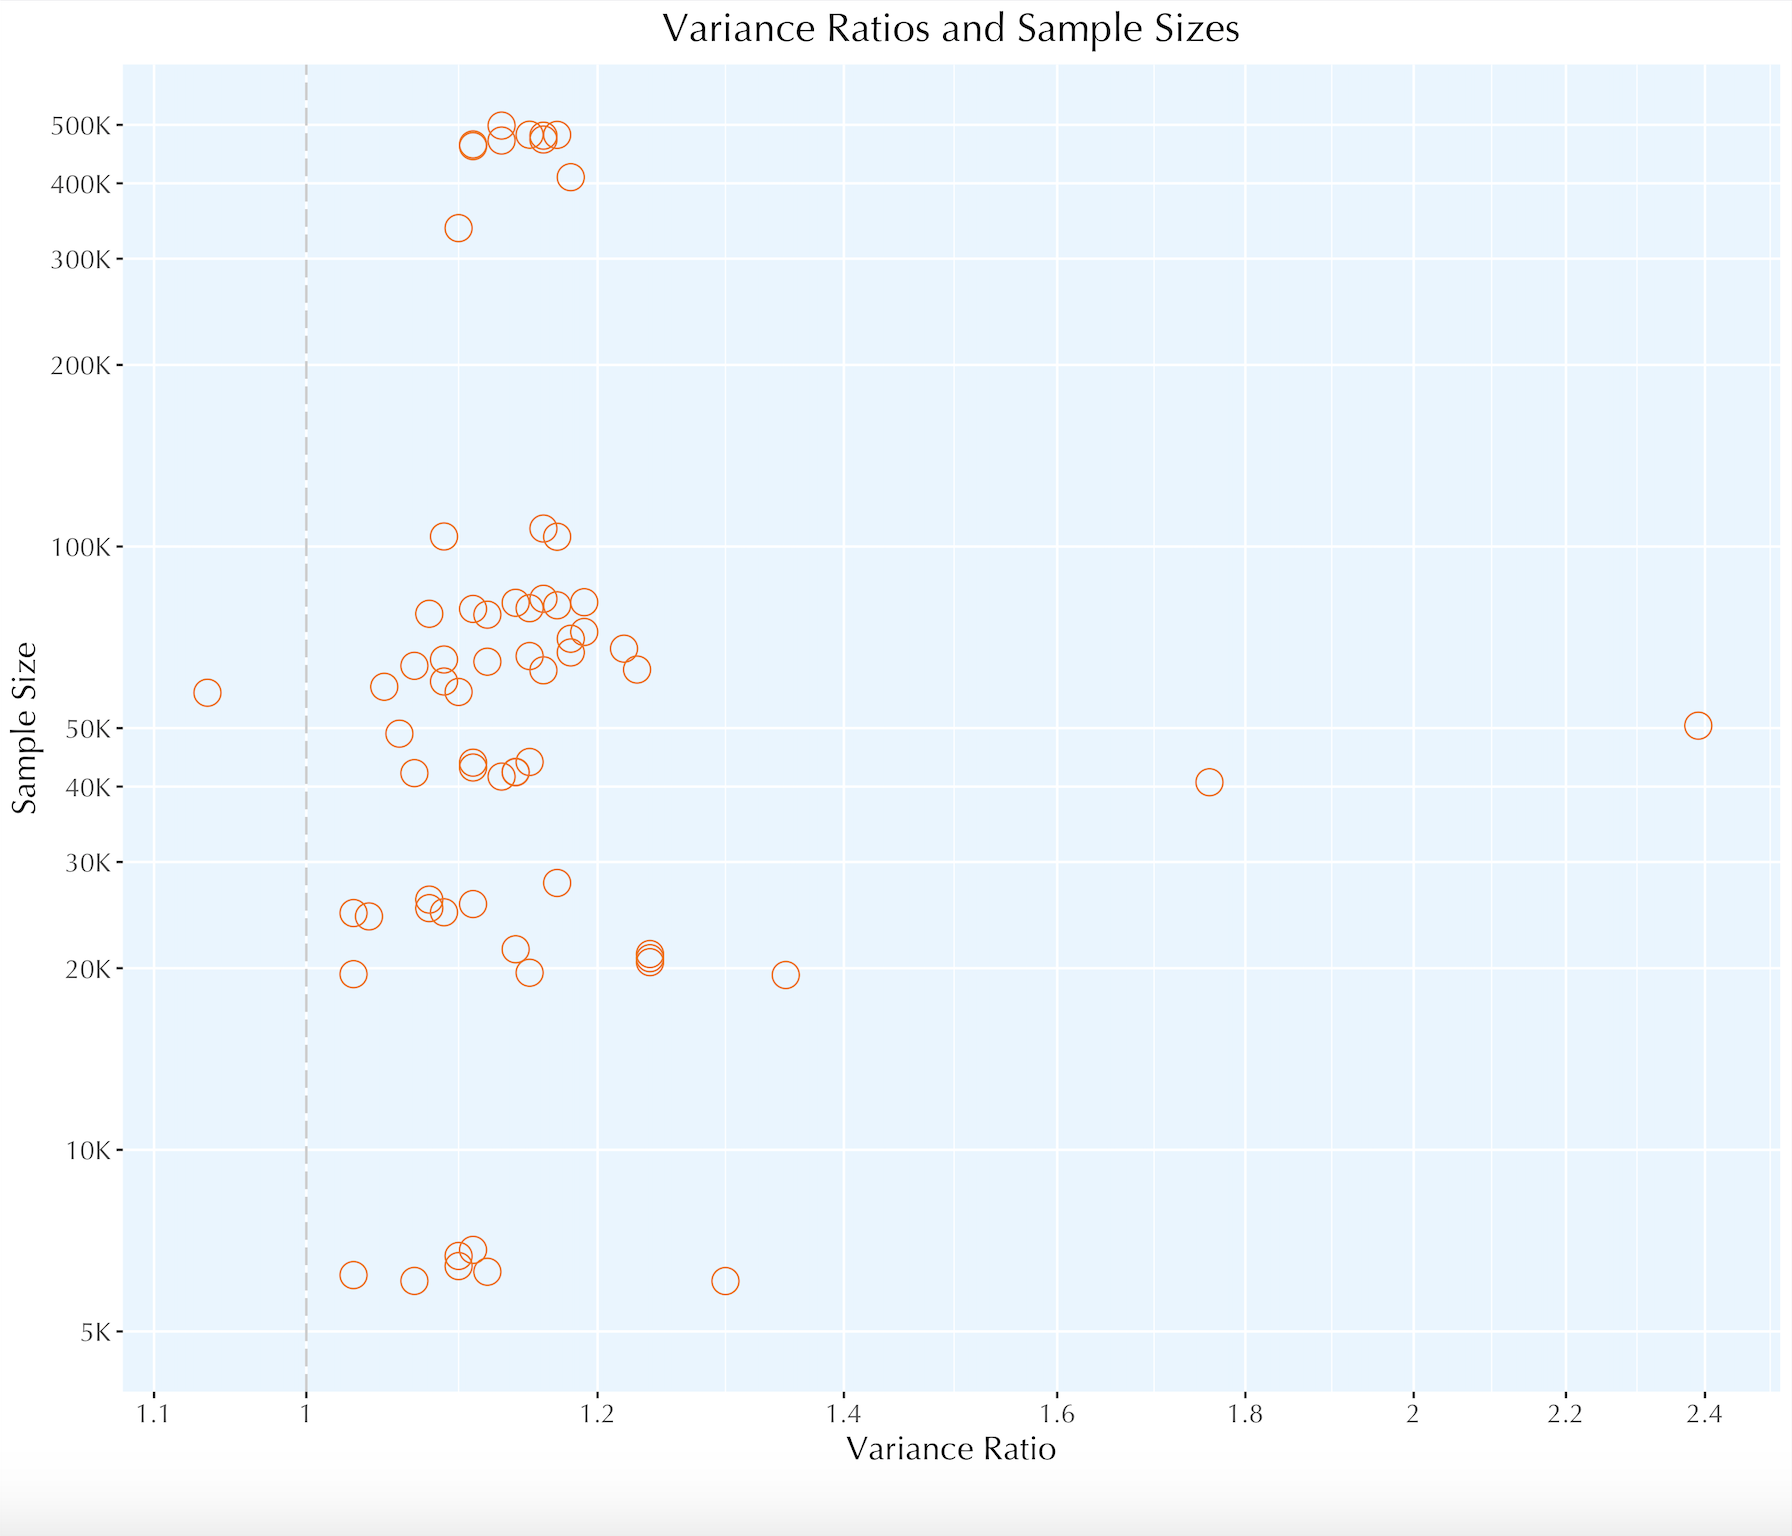

This figure's R source:
data <- data.frame(LVR = log(c(1.11, 1.11, 1.13, 1.16, 1.15, 1.17, 1.16, 1.13, 1.18, 1.1, # CA
                               1.13, 1.14, 1.07, 1.11, 1.11, 1.15, 1.14, # CT
                               1.12, 1.08, 1.11, 1.15, 1.17, 1.19, 1.16, 1.14, # IN
                               1.06, 2.39, 1.76, # KY
                               1.1, .94, 1.05, 1.09, 1.16, 1.07, 1.23, # MN
                               1.12, 1.09, 1.15, 1.18, 1.18, 1.19, 1.22, # MO
                               1.17, 1.09, 1.16, # NJ
                               1.03, 1.04, 1.09, 1.08, 1.11, 1.08, 1.17, # NM
                               1.03, 1.15, 1.24, 1.24, 1.24, 1.14, 1.35, # WV
                               1.03, 1.12, 1.07, 1.1, 1.1, 1.11, 1.3)), # WY
                   N = c(460980, 463969, 470963, 479802, 481557, # CA
                         481275, 472790, 498613, 409453, 337126, # CA
                         41558, 42308, 42108, 43025, 43828, 43944, 42255, # CT
                         77097, 77362, 78818, 79023, 79905, 80854, 81925, 80674, # IN
                         48956, 50474, 40669, # KY
                         57403, 57235, 58553, 59741, 62345, 63428, 62526, # MN
                         64434, 64979, 65835, 66745, 70328, 72176, 67723, # MO
                         103796, 103915, 107115, # NJ
                         24685, 24372, 24758, 25153, 25548, 25987, 27691, # NM
                         19549, 19657, 20466, 20779, 21112, 21500, 19486, # WV
                         6199, 6279, 6063, 6416, 6669, 6826, 6060)) # WY

tiff(filename = 'log improvement.png', width = 10.5, height = 9,
     units = 'in', pointsize = 14, bg = 'white', res = 300) # image file

ggplot(data, aes(x = LVR, y = N)) +
  geom_point(colour = '#FF6C00', shape = 1, size = 5) +
  ggtitle('Variance Ratios and Sample Sizes') +
  theme(text = element_text(family = 'Optima', size = 14),
        panel.background = element_rect(fill = alpha('#45BCFF', .15)),
        plot.title = element_text(hjust = .5),
        plot.caption = element_text(size = 9.5, hjust = .5, margin = margin(t = 15))) +
  labs(x = 'Variance Ratio', y = 'Sample Size') +
  scale_x_continuous(breaks = c(-log(1.1), log(seq(1, 2.4, .2))),
                     minor_breaks = c(-log(1.1), log(seq(1, 2.4, .1))),
                     labels = c(1.1, seq(1, 2.4, .2)), limits = c(-log(1.07), log(2.4))) +
  scale_y_continuous(breaks = 1000*c(5, 10, 20, 30, 40, 50, 100, 200, 300, 400, 500),
                     minor_breaks = 1000*c(5, 10, 20, 30, 40, 50, 100, 200, 300, 400, 500),
                     labels = c('5K', '10K', '20K', '30K', '40K', '50K',
                                '100K', '200K', '300K', '400K', '500K'),
                     limits = c(5000, 500000), trans = 'log') +
  geom_vline(xintercept = 0, linetype = 'longdash', color = alpha('gray', .8))

dev.off() # write image to working directory
